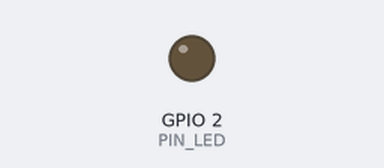
Bench run of a sketch on a simulated ESP32. Parts: output pins drawn as LEDs (lit = HIGH). WiFi joins after 1.5 s; servers stay silent unless stated; the local clock reads 2024-03-15 10:24:30 at power-on unless the sketch sets it; what the sketch prints to the serial monitor is not drawn.

Above: at 0.0 s.
At 1.9 s:
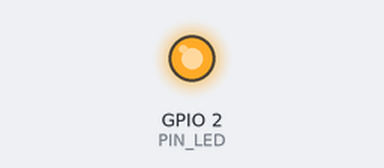
Timing chart, 0 to 3.4 s (numbered marks = the images above):
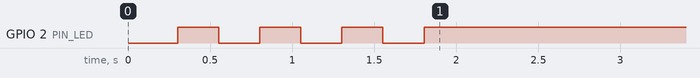

The sketch:

prueba_01_wifi.ino
```cpp
// ============================================================================
// BAJOTERRA - Prueba 01: conexión WiFi del ESP32 y hora UTC por internet (NTP).
// Objetivo: comprobar que la placa se conecta a la red, obtiene IP, tiene salida
// a internet y conoce la hora UTC (necesaria para fechar cada medición).
// Todavía NO envía datos al broker ni a la base de datos: eso es la Prueba 02.
// Funciona en una placa real y en el simulador Wokwi (red "Wokwi-GUEST").
// ============================================================================

// Biblioteca WiFi del ESP32 (viene con el paquete "esp32 by Espressif").
#include <WiFi.h>
// Funciones de fecha y hora de C (time, gmtime_r, strftime).
#include <time.h>

// Si existe secretos.h (copia de secretos.ejemplo.h con tus datos), se usa; ese archivo NO se sube a Git.
#if __has_include("secretos.h")
// Incluye el nombre y la clave de tu red WiFi.
#include "secretos.h"
// Si no existe, se usan los datos de la red simulada de Wokwi (abierta, sin clave).
#else
// Nombre de la red WiFi del simulador Wokwi.
#define WIFI_SSID "Wokwi-GUEST"
// La red de Wokwi no tiene clave.
#define WIFI_CLAVE ""
// Fin de la elección de credenciales.
#endif

// Pin del LED integrado de la placa (GPIO 2 en la mayoría de las ESP32 DevKit).
const int PIN_LED = 2;
// Tiempo máximo de espera para conectarse al WiFi al arrancar (20 segundos).
const unsigned long ESPERA_WIFI_MS = 20000;
// Cada cuánto se imprime el estado en el Monitor Serie (10 segundos).
const unsigned long INTERVALO_REPORTE_MS = 10000;
// Cada cuánto se reintenta la conexión si se pierde el WiFi (10 segundos).
const unsigned long INTERVALO_REINTENTO_MS = 10000;
// Servidores de hora (NTP) públicos.
const char* NTP_1 = "pool.ntp.org";
// Servidor de respaldo.
const char* NTP_2 = "time.google.com";

// Momento (en milisegundos desde el arranque) del último reporte impreso.
unsigned long ultimoReporte = 0;
// Momento del último intento de reconexión.
unsigned long ultimoReintento = 0;
// Indica si ya se obtuvo la hora real desde internet.
bool horaSincronizada = false;

// Convierte la intensidad de la señal (RSSI, en dBm) en una palabra fácil de entender.
const char* calidadSenal(int rssi) {
  // -55 dBm o más: señal muy buena.
  if (rssi >= -55) return "excelente";
  // Entre -67 y -55: buena.
  if (rssi >= -67) return "buena";
  // Entre -75 y -67: aceptable.
  if (rssi >= -75) return "regular";
  // Menos de -75: débil (puede cortarse).
  return "debil";
}

// Intenta conectarse al WiFi. Devuelve true si lo logra dentro del tiempo máximo.
bool conectarWifi() {
  // Modo estación: la placa se conecta a un router (no crea su propia red).
  WiFi.mode(WIFI_STA);
  // Si la conexión se cae, el ESP32 intenta volver a conectarse solo.
  WiFi.setAutoReconnect(true);
  // Inicia la conexión con el nombre y la clave de la red.
  WiFi.begin(WIFI_SSID, WIFI_CLAVE);
  // Avisa en el Monitor Serie a qué red se conecta (nunca se imprime la clave).
  Serial.printf("[wifi] conectando a \"%s\"", WIFI_SSID);
  // Guarda el momento de inicio para medir el tiempo de espera.
  unsigned long inicio = millis();
  // Espera mientras no esté conectado y no se haya agotado el tiempo.
  while (WiFi.status() != WL_CONNECTED && millis() - inicio < ESPERA_WIFI_MS) {
    // Hace parpadear el LED para mostrar que está intentando.
    digitalWrite(PIN_LED, !digitalRead(PIN_LED));
    // Imprime un punto por cada intento.
    Serial.print('.');
    // Espera 250 ms antes de volver a revisar.
    delay(250);
  }
  // Salto de línea después de los puntos.
  Serial.println();
  // Si no se conectó, informa el código de estado y devuelve false.
  if (WiFi.status() != WL_CONNECTED) {
    // Apaga el LED: sin conexión.
    digitalWrite(PIN_LED, LOW);
    // Código numérico del estado (por ejemplo 1 = red no encontrada, 4 = falló la conexión).
    Serial.printf("[wifi] ERROR: no se pudo conectar (estado %d). Revisa nombre/clave y que la red sea de 2,4 GHz.\n", (int)WiFi.status());
    // No se conectó.
    return false;
  }
  // LED encendido fijo: conectado.
  digitalWrite(PIN_LED, HIGH);
  // Muestra la IP asignada, la señal y la dirección MAC de la placa.
  Serial.printf("[wifi] conectado. IP: %s | senal: %d dBm (%s) | MAC: %s\n",
                WiFi.localIP().toString().c_str(), (int)WiFi.RSSI(), calidadSenal(WiFi.RSSI()), WiFi.macAddress().c_str());
  // Conectado.
  return true;
}

// Pide la hora a internet (NTP) en UTC. Devuelve true si la obtuvo.
bool sincronizarHora() {
  // Configura la hora en UTC (desfase 0 y sin horario de verano) usando los dos servidores NTP.
  configTime(0, 0, NTP_1, NTP_2);
  // Estructura donde se guarda la fecha y hora separada en partes.
  struct tm partes;
  // Espera hasta 10 segundos a que llegue la hora.
  if (!getLocalTime(&partes, 10000)) {
    // No llegó: probablemente la red no tiene salida a internet.
    Serial.println("[hora] ERROR: no se obtuvo la hora por NTP (¿la red tiene salida a internet?).");
    // Sin hora.
    return false;
  }
  // Se obtuvo la hora.
  Serial.println("[hora] hora UTC sincronizada por NTP.");
  // Hora lista.
  return true;
}

// Escribe en "destino" la hora actual en formato ISO 8601 UTC, por ejemplo 2026-10-27T15:04:05Z.
void horaUtcIso(char* destino, size_t largo) {
  // Segundos desde 1970 según el reloj interno (ya sincronizado por NTP).
  time_t ahora = time(nullptr);
  // Partes de la fecha en UTC.
  struct tm partes;
  // Convierte a UTC de forma segura.
  gmtime_r(&ahora, &partes);
  // Da formato ISO 8601 con la "Z" final que indica UTC (igual que el contrato MQTT del proyecto).
  strftime(destino, largo, "%Y-%m-%dT%H:%M:%SZ", &partes);
}

// setup(): se ejecuta una sola vez al encender o reiniciar la placa.
void setup() {
  // Abre el Monitor Serie a 115200 baudios (configura lo mismo en el IDE).
  Serial.begin(115200);
  // Pequeña pausa para que el Monitor Serie alcance a abrirse.
  delay(300);
  // Configura el pin del LED como salida.
  pinMode(PIN_LED, OUTPUT);
  // Mensaje de inicio.
  Serial.println("\n=== BAJOTERRA - Prueba 01: WiFi + hora UTC ===");
  // Intenta conectarse al WiFi; si lo logra, pide la hora.
  if (conectarWifi()) {
    // Guarda si se pudo sincronizar la hora.
    horaSincronizada = sincronizarHora();
  }
}

// loop(): se repite sin parar mientras la placa esté encendida.
void loop() {
  // Momento actual en milisegundos desde el arranque.
  unsigned long ahora = millis();
  // Caso 1: se perdió la conexión WiFi.
  if (WiFi.status() != WL_CONNECTED) {
    // LED apagado mientras no hay red.
    digitalWrite(PIN_LED, LOW);
    // Reintenta cada INTERVALO_REINTENTO_MS (sin bloquear el programa).
    if (ahora - ultimoReintento >= INTERVALO_REINTENTO_MS) {
      // Recuerda cuándo fue este intento.
      ultimoReintento = ahora;
      // Avisa y pide reconectar.
      Serial.println("[wifi] conexion perdida, reintentando...");
      // Vuelve a conectar con los mismos datos.
      WiFi.reconnect();
    }
  // Caso 2: hay WiFi.
  } else {
    // LED encendido fijo.
    digitalWrite(PIN_LED, HIGH);
    // Si todavía no hay hora, la vuelve a pedir (por ejemplo, si la red no tenía internet al inicio).
    if (!horaSincronizada && ahora - ultimoReintento >= INTERVALO_REINTENTO_MS) {
      // Recuerda cuándo fue este intento.
      ultimoReintento = ahora;
      // Pide la hora otra vez.
      horaSincronizada = sincronizarHora();
    }
    // Cada INTERVALO_REPORTE_MS imprime el estado.
    if (ahora - ultimoReporte >= INTERVALO_REPORTE_MS) {
      // Recuerda cuándo fue este reporte.
      ultimoReporte = ahora;
      // Texto donde se escribe la hora.
      char hora[25];
      // Si hay hora real, la escribe; si no, lo dice (nunca inventa una fecha).
      if (horaSincronizada) horaUtcIso(hora, sizeof(hora));
      // Texto alternativo sin hora.
      else strcpy(hora, "sin-hora");
      // Imprime hora UTC, señal y memoria libre (útil para detectar fugas de memoria más adelante).
      Serial.printf("[estado] %s | senal %d dBm (%s) | memoria libre %lu bytes\n",
                    hora, (int)WiFi.RSSI(), calidadSenal(WiFi.RSSI()), (unsigned long)ESP.getFreeHeap());
    }
  }
  // Pequeña pausa para no ocupar la CPU al 100 %.
  delay(50);
}
```
